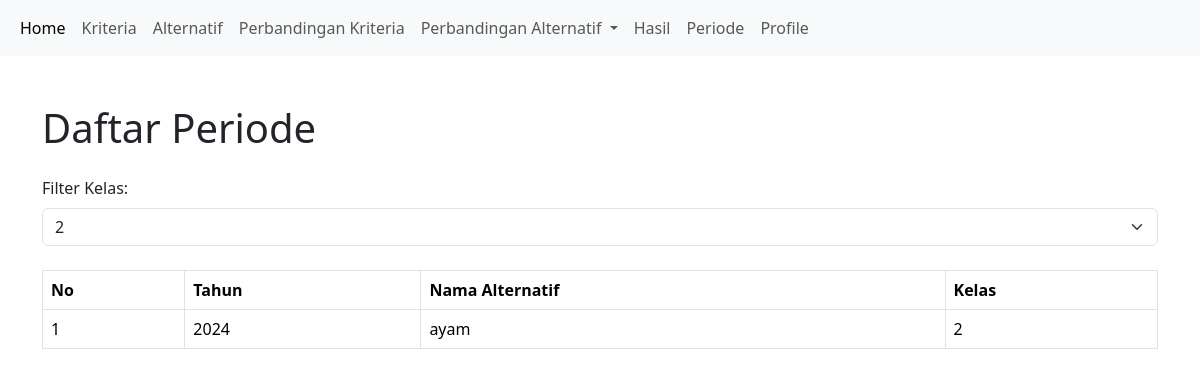
Page /periode/periode.php?kelas=2 on the committed database.
### tables this page shows
CREATE TABLE `periode` (
  `id_periode` int(11) NOT NULL,
  `tahun` year(4) NOT NULL,
  `id_alternatif` int(11) DEFAULT NULL
);

CREATE TABLE `alternatif` (
  `id_alternatif` int(11) NOT NULL,
  `nama` varchar(255) DEFAULT NULL,
  `kelas` int(11) DEFAULT NULL,
  `nilai_raport` decimal(5,2) DEFAULT NULL,
  `extrakurikuler` decimal(5,2) DEFAULT NULL,
  `prestasi` decimal(5,2) DEFAULT NULL,
  `absensi` decimal(5,2) DEFAULT NULL
);

### periode/periode.php (the view, shortened to what this page needs)
<?php
include '../config.php';
include '../navbar.php';
$kelas_filter = isset($_GET['kelas']) ? $_GET['kelas'] : 'all';
$kelas_query = "SELECT DISTINCT kelas FROM alternatif";
$kelas_result = $conn->query($kelas_query);
$filter_query = $kelas_filter == 'all' ? "" : "AND a.kelas = '$kelas_filter'";
$sql = "SELECT p.id_periode, p.tahun, a.nama, a.kelas
        FROM periode p
        JOIN alternatif a ON p.id_alternatif = a.id_alternatif
        WHERE 1=1 $filter_query
        ORDER BY p.tahun DESC";
$result = $conn->query($sql);
?>
<!DOCTYPE html>
<html lang="en">
<head>
    <link href="https://cdn.jsdelivr.net/npm/bootstrap@5.3.3/dist/css/bootstrap.min.css" rel="stylesheet">
</head>
<body>
    <div class="container mt-5">
        <h1 class="mb-4">Daftar Periode</h1>
        <form method="GET" action="" class="mb-4">
            <div class="mb-3">
                <label for="kelas" class="form-label">Filter Kelas:</label>
                <select name="kelas" id="kelas" class="form-select" onchange="this.form.submit()">
                    <?php while ($kelas_row = $kelas_result->fetch_assoc()) : ?>
                        <option value="<?php echo htmlspecialchars($kelas_row['kelas']); ?>" <?php echo htmlspecialchars($kelas_row['kelas']) == $kelas_filter ? 'selected' : ''; ?>>
                            <?php echo htmlspecialchars($kelas_row['kelas']); ?>
                        </option>
                    <?php endwhile; ?>
                </select>
            </div>
        </form>
        <table class="table table-bordered">
            <thead>
                <tr>
                    <th>No</th>
                    <th>Tahun</th>
                    <th>Nama Alternatif</th>
                    <th>Kelas</th>
                </tr>
            </thead>
            <tbody>
                <?php
                $no = 1;
                if ($result->num_rows > 0) {
                    while ($row = $result->fetch_assoc()) :
                ?>
                        <tr>
                            <td><?php echo $no++; ?></td>
                            <td><?php echo htmlspecialchars($row['tahun']); ?></td>
                            <td><?php echo htmlspecialchars($row['nama']); ?></td>
                            <td><?php echo htmlspecialchars($row['kelas']); ?></td>
                        </tr>
                <?php
                    endwhile;
                } else {
                    echo '<tr><td colspan="4" class="text-center">Tidak ada data yang tersedia</td></tr>';
                }
                ?>
            </tbody>
        </table>
    </div>
</body>
</html>

### rows in the picture
periode: tahun "2024", id_alternatif.nama "ayam", id_alternatif.kelas "2"

### other values in the picture
form field kelas "2"
